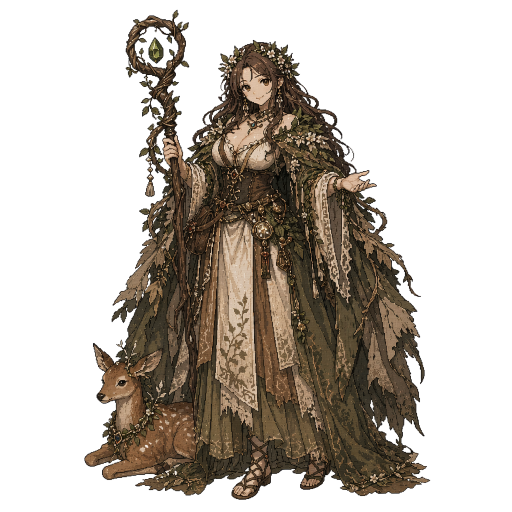
#> input picture assets/Druid3.png, 1024 x 1024 px (shown at 1/2 size); its folder holds only this picture in this run
$ python compress-png-assets.py ../assets/Druid3.png
#> lines starting #> are read from the running program, lines starting #| are printed output that depends on the picture
#!/usr/bin/env python3
"""Safely optimize PNG assets without changing their filenames or dimensions.

The default mode is a dry run. Use --apply to replace an image only when the
temporary PNG is valid and smaller than the original.
"""

from __future__ import annotations

import argparse
import hashlib
import os
import tempfile
from dataclasses import dataclass
from pathlib import Path
from typing import Iterable

from PIL import Image, ImageFile


ImageFile.LOAD_TRUNCATED_IMAGES = False


@dataclass
class Result:
    path: Path
    status: str
    before: int = 0
    after: int = 0
    old_size: tuple[int, int] | None = None
    new_size: tuple[int, int] | None = None
    colors: int | None = None
    reason: str = ""


def parse_args() -> argparse.Namespace:
    parser = argparse.ArgumentParser(
        description="Losslessly optimize PNGs and optionally downscale oversized game art."
    )
    parser.add_argument(
        "paths",
        nargs="*",
        type=Path,
        help="Files or directories to scan. Defaults to assets.",
    )
    parser.add_argument(
        "--apply",
        action="store_true",
        help="Replace originals when the generated PNG is valid and smaller.",
    )
    parser.add_argument(
        "--lossless",
        action="store_true",
        help="Disable palette quantization and only recompress identical pixels.",
    )
    parser.add_argument(
        "--keep-metadata",
        action="store_true",
        help="Keep common color/profile metadata. By default non-visual metadata is removed for smaller files.",
    )
    parser.add_argument(
        "--target-savings",
        type=float,
        default=50.0,
        metavar="PERCENT",
        help="Required file-size reduction for adaptive compression (default: 50).",
    )
    return parser.parse_args()


def iter_pngs(paths: Iterable[Path]) -> list[Path]:
    files: set[Path] = set()
    for path in paths:
        if path.is_file() and path.suffix.lower() == ".png":
            files.add(path)
        elif path.is_dir():
            files.update(item for item in path.rglob("*.png") if item.is_file())
    return sorted(files, key=lambda item: str(item).lower())


def pixel_fingerprint(image: Image.Image) -> str:
    """Fingerprint pixels plus palette-related data to verify lossless output."""
    digest = hashlib.sha256()
    digest.update(image.mode.encode("ascii", errors="replace"))
    digest.update(f"{image.width}x{image.height}".encode("ascii"))
    digest.update(image.tobytes())
    if image.mode == "P":
        digest.update(bytes(image.getpalette() or []))
    transparency = image.info.get("transparency")
    if transparency is not None:
        digest.update(repr(transparency).encode("utf-8"))
    return digest.hexdigest()


def save_kwargs(image: Image.Image, keep_metadata: bool) -> dict:
    if not keep_metadata:
        # PNG metadata such as XMP, EXIF and DPI is not needed by the game and
        # can be surprisingly large. Pixel data and transparency are retained.
        kwargs = {}
        if "transparency" in image.info:
            kwargs["transparency"] = image.info["transparency"]
        return kwargs

    kwargs = {}
    for key in ("icc_profile", "exif", "dpi", "transparency", "gamma"):
        value = image.info.get(key)
        if value is not None:
            kwargs[key] = value
    return kwargs


def make_candidate(
    source: Path,
    destination: Path,
    new_size: tuple[int, int],
    keep_metadata: bool,
    colors: int | None,
) -> tuple[tuple[int, int], str]:
    with Image.open(source) as image:
        image.load()
        original_size = image.size
        original_fingerprint = pixel_fingerprint(image)
        if new_size != original_size:
            raise ValueError("dimension changes are forbidden")

        working = image
        if colors is not None:
            if image.mode in {"RGBA", "LA"}:
                working = image.convert("RGBA").quantize(
                    colors=colors,
                    method=Image.Quantize.FASTOCTREE,
                    dither=Image.Dither.FLOYDSTEINBERG,
                )
            elif image.mode != "P":
                working = image.convert("RGB").quantize(
                    colors=colors,
                    method=Image.Quantize.MEDIANCUT,
                    dither=Image.Dither.FLOYDSTEINBERG,
                )

        working.save(
            destination,
            format="PNG",
            optimize=True,
            # Level 6 keeps PNG output lossless while avoiding the very slow
            # exhaustive compression pass on a large batch of illustrations.
            compress_level=6,
            **save_kwargs(working, keep_metadata),
        )

    with Image.open(destination) as check:
        check.load()
        if check.size != new_size:
            raise ValueError(f"unexpected dimensions {check.size}, expected {new_size}")
        if colors is None and pixel_fingerprint(check) != original_fingerprint:
            raise ValueError("pixel fingerprint changed during lossless compression")

    return new_size, original_fingerprint


def percent_saved(before: int, after: int) -> float:
    return (before - after) / before * 100 if before else 0.0


def process(path: Path, args: argparse.Namespace) -> Result:
    before = path.stat().st_size
    temp_path: Path | None = None
    try:
        with Image.open(path) as image:
#> image is the input picture: PIL image 1024x1024 RGBA; mean R, G, B, A 44.7, 37.6, 29.5, 103.4
            image.load()
            old_size = image.size
#> old_size = (1024, 1024)
        # This tool is intentionally lossless in dimensions as well as pixels.
        new_size = old_size
#> new_size = (1024, 1024)

        with tempfile.NamedTemporaryFile(
            prefix=f".{path.stem}.", suffix=".png", dir=path.parent, delete=False
        ) as temporary:
            temp_path = Path(temporary.name)

        palette_sizes = [None] if args.lossless else [256, 192, 128, 96, 64]
        chosen_colors: int | None = None
        after = before
        for colors in palette_sizes:
            make_candidate(path, temp_path, new_size, args.keep_metadata, colors)
#> in make_candidate, `working = image.convert("RGBA").quantize( colors=colors, method=Image...`:
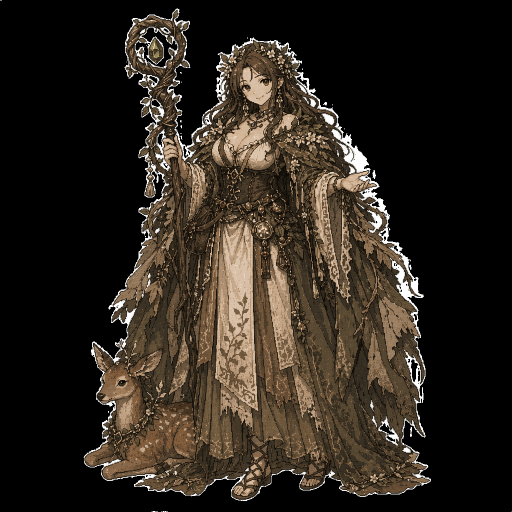
#> working: PIL image 1024x1024 P (shown at 1/2 size); mean R, G, B 44.5, 37.4, 29.3
            candidate_size = temp_path.stat().st_size
            after = candidate_size
            chosen_colors = colors
            if args.lossless or percent_saved(before, candidate_size) >= args.target_savings:
                break

        savings = percent_saved(before, after)
        if after >= before:
            return Result(path, "skipped", before, after, old_size, new_size, chosen_colors, "candidate is not smaller")
        if not args.lossless and savings < args.target_savings:
            return Result(
                path,
                "skipped",
                before,
                after,
                old_size,
                new_size,
                chosen_colors,
                f"savings {savings:.2f}% below --target-savings",
            )

        if args.apply:
            os.replace(temp_path, path)
            temp_path = None
            status = "updated"
        else:
            status = "preview"
        return Result(path, status, before, after, old_size, new_size, chosen_colors)
    except Exception as error:  # Report one bad asset and continue with the batch.
        return Result(path, "error", before, 0, reason=str(error))
    finally:
        if temp_path is not None:
            temp_path.unlink(missing_ok=True)


def format_bytes(value: int) -> str:
    units = ("B", "KB", "MB", "GB")
    amount = float(value)
    for unit in units:
        if amount < 1024 or unit == units[-1]:
            return f"{amount:.2f} {unit}"
        amount /= 1024
    return f"{value} B"


def main() -> int:
    args = parse_args()
    if not 0 <= args.target_savings < 100:
        raise SystemExit("--target-savings must be between 0 and 100")

    roots = args.paths or [Path("assets")]
    files = iter_pngs(roots)
    if not files:
        print("No PNG files found.")
        return 0

    mode = "APPLY" if args.apply else "DRY RUN"
    compression = "lossless" if args.lossless else f"adaptive target={args.target_savings:g}%"
    print(f"PNG compression: {mode} | {compression} | dimensions=preserved | files={len(files)}")
    results = [process(path, args) for path in files]

    changed = [result for result in results if result.status in {"updated", "preview"}]
    errors = [result for result in results if result.status == "error"]
    for result in results:
        if result.status in {"updated", "preview"}:
            size_note = ""
            if result.old_size != result.new_size:
                size_note = f" | {result.old_size[0]}x{result.old_size[1]} -> {result.new_size[0]}x{result.new_size[1]}"
            palette_note = f" | palette={result.colors}" if result.colors is not None else ""
            print(
                f"{result.status.upper():7} {result.path} | "
                f"{format_bytes(result.before)} -> {format_bytes(result.after)} "
                f"(-{percent_saved(result.before, result.after):.1f}%){palette_note}{size_note}"
            )
        elif result.status == "error":
            print(f"ERROR   {result.path} | {result.reason}")

    before_total = sum(result.before for result in changed)
    after_total = sum(result.after for result in changed)
    print(
        f"Summary: {len(changed)} candidate(s), {len(errors)} error(s), "
        f"{format_bytes(before_total)} -> {format_bytes(after_total)} "
        f"(-{percent_saved(before_total, after_total):.1f}%)."
    )
    if not args.apply and changed:
        print("Dry run only. Add --apply to replace the original files; filenames are preserved.")
    return 1 if errors else 0


if __name__ == "__main__":
    raise SystemExit(main())
#> (the program exits here)
